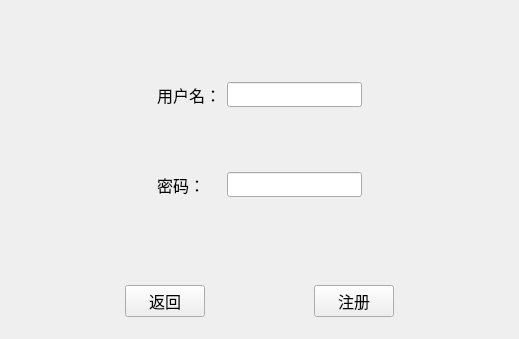
<?xml version="1.0" encoding="UTF-8"?>
<ui version="4.0">
 <class>ZhuceJiemian</class>
 <widget class="QWidget" name="ZhuceJiemian">
  <property name="geometry">
   <rect>
    <x>0</x>
    <y>0</y>
    <width>519</width>
    <height>339</height>
   </rect>
  </property>
  <property name="windowTitle">
   <string>校园寻路系统</string>
  </property>
  <property name="windowIcon">
   <iconset resource="School.qrc">
    <normaloff>:/School/Picture/tb.png</normaloff>:/School/Picture/tb.png</iconset>
  </property>
  <property name="styleSheet">
   <string notr="true">background-image: url(:/School/Picture/zc.png);</string>
  </property>
  <layout class="QGridLayout" name="gridLayout_3">
   <item row="0" column="0">
    <widget class="QWidget" name="widget" native="true">
     <layout class="QGridLayout" name="gridLayout">
      <item row="3" column="1">
       <widget class="QLabel" name="Mm_label">
        <property name="font">
         <font>
          <family>方正粗黑宋简体</family>
          <pointsize>12</pointsize>
          <weight>50</weight>
          <bold>false</bold>
         </font>
        </property>
        <property name="text">
         <string>密码：</string>
        </property>
       </widget>
      </item>
      <item row="4" column="2">
       <spacer name="verticalSpacer_2">
        <property name="orientation">
         <enum>Qt::Vertical</enum>
        </property>
        <property name="sizeHint" stdset="0">
         <size>
          <width>20</width>
          <height>40</height>
         </size>
        </property>
       </spacer>
      </item>
      <item row="3" column="2">
       <widget class="QLineEdit" name="Mm_lineEdit">
        <property name="font">
         <font>
          <family>方正粗黑宋简体</family>
         </font>
        </property>
        <property name="echoMode">
         <enum>QLineEdit::Password</enum>
        </property>
       </widget>
      </item>
      <item row="1" column="1">
       <widget class="QLabel" name="YHM_label">
        <property name="font">
         <font>
          <family>方正粗黑宋简体</family>
          <pointsize>12</pointsize>
          <weight>50</weight>
          <bold>false</bold>
         </font>
        </property>
        <property name="text">
         <string>用户名：</string>
        </property>
       </widget>
      </item>
      <item row="1" column="2">
       <widget class="QLineEdit" name="YHM_lineEdit">
        <property name="font">
         <font>
          <family>方正粗黑宋简体</family>
         </font>
        </property>
       </widget>
      </item>
      <item row="0" column="2">
       <spacer name="verticalSpacer">
        <property name="orientation">
         <enum>Qt::Vertical</enum>
        </property>
        <property name="sizeHint" stdset="0">
         <size>
          <width>20</width>
          <height>40</height>
         </size>
        </property>
       </spacer>
      </item>
      <item row="1" column="0">
       <spacer name="horizontalSpacer_4">
        <property name="orientation">
         <enum>Qt::Horizontal</enum>
        </property>
        <property name="sizeHint" stdset="0">
         <size>
          <width>40</width>
          <height>20</height>
         </size>
        </property>
       </spacer>
      </item>
      <item row="2" column="2">
       <spacer name="verticalSpacer_3">
        <property name="orientation">
         <enum>Qt::Vertical</enum>
        </property>
        <property name="sizeHint" stdset="0">
         <size>
          <width>20</width>
          <height>40</height>
         </size>
        </property>
       </spacer>
      </item>
      <item row="1" column="3">
       <spacer name="horizontalSpacer_5">
        <property name="orientation">
         <enum>Qt::Horizontal</enum>
        </property>
        <property name="sizeHint" stdset="0">
         <size>
          <width>40</width>
          <height>20</height>
         </size>
        </property>
       </spacer>
      </item>
     </layout>
    </widget>
   </item>
   <item row="1" column="0">
    <widget class="QWidget" name="widget_2" native="true">
     <layout class="QGridLayout" name="gridLayout_2">
      <item row="0" column="3">
       <widget class="QPushButton" name="Zhuce_Button">
        <property name="font">
         <font>
          <family>方正粗黑宋简体</family>
          <pointsize>12</pointsize>
          <weight>50</weight>
          <bold>false</bold>
         </font>
        </property>
        <property name="text">
         <string>注册</string>
        </property>
       </widget>
      </item>
      <item row="0" column="2">
       <spacer name="horizontalSpacer">
        <property name="orientation">
         <enum>Qt::Horizontal</enum>
        </property>
        <property name="sizeHint" stdset="0">
         <size>
          <width>40</width>
          <height>20</height>
         </size>
        </property>
       </spacer>
      </item>
      <item row="0" column="1">
       <widget class="QPushButton" name="FanHui_Button">
        <property name="font">
         <font>
          <family>方正粗黑宋简体</family>
          <pointsize>12</pointsize>
         </font>
        </property>
        <property name="text">
         <string>返回</string>
        </property>
       </widget>
      </item>
      <item row="0" column="0">
       <spacer name="horizontalSpacer_2">
        <property name="orientation">
         <enum>Qt::Horizontal</enum>
        </property>
        <property name="sizeHint" stdset="0">
         <size>
          <width>40</width>
          <height>20</height>
         </size>
        </property>
       </spacer>
      </item>
      <item row="0" column="4">
       <spacer name="horizontalSpacer_3">
        <property name="orientation">
         <enum>Qt::Horizontal</enum>
        </property>
        <property name="sizeHint" stdset="0">
         <size>
          <width>40</width>
          <height>20</height>
         </size>
        </property>
       </spacer>
      </item>
     </layout>
    </widget>
   </item>
  </layout>
 </widget>
 <layoutdefault spacing="6" margin="11"/>
 <resources>
  <include location="School.qrc"/>
 </resources>
 <connections/>
</ui>
